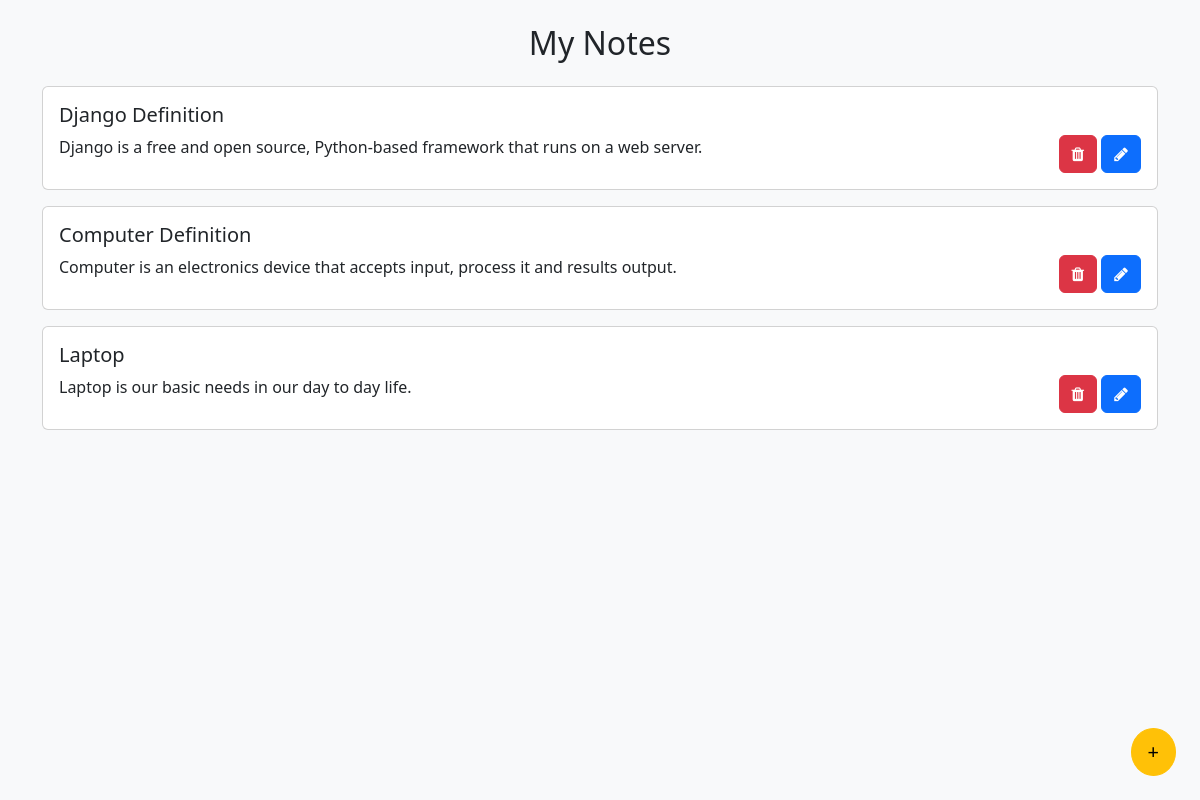
Before: / with the older database file.
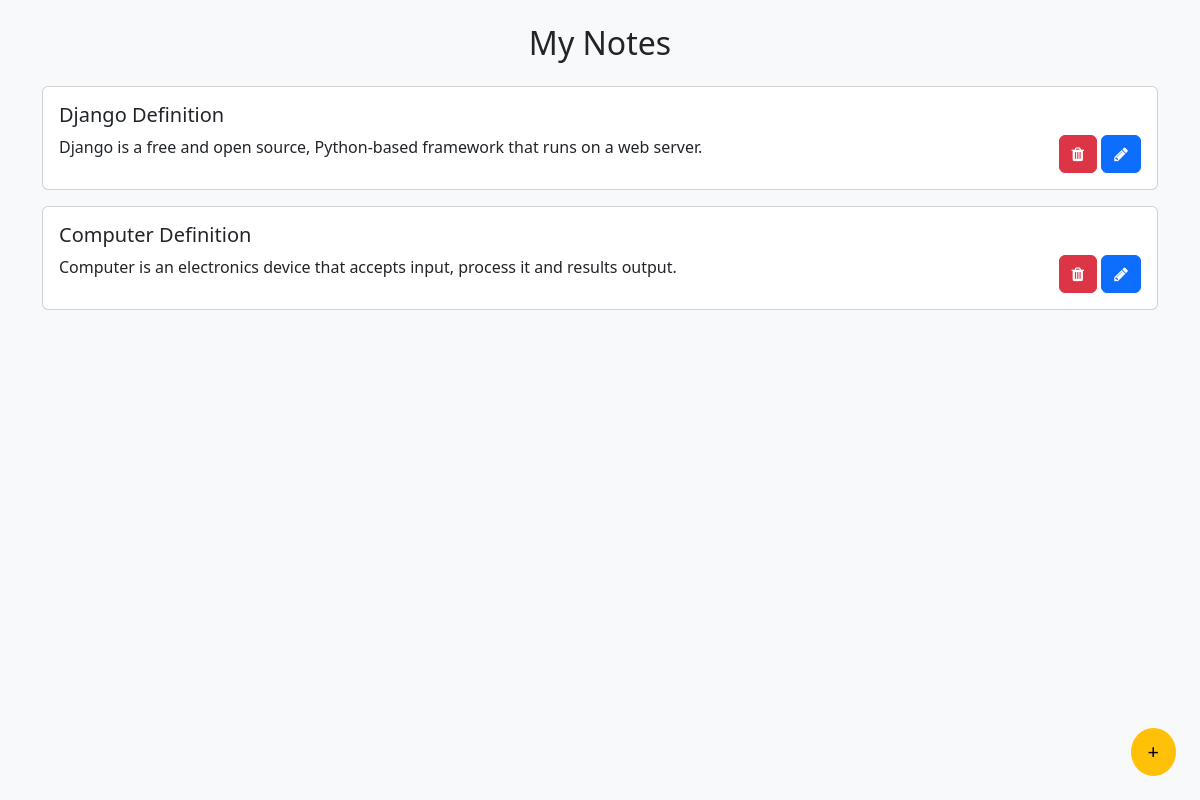
After: the same page with the newer database file.
### note/models.py (models this page shows, shortened)
class Note(models.Model):
    title = models.CharField(max_length=200)
    text = models.TextField()
    created_at = models.DateTimeField(auto_now_add=True)
    updated_at = models.DateTimeField(auto_now=True)

### noteapp/views.py (the view)
# urls.py: 2. Add a URL to urlpatterns:  path('', views.home, name='home')
def home(request):
    notes = Note.objects.all()
    context = {
        'notes': notes
    }
    return render(request, 'home.html', context)

### templates/home.html (shortened to what this page needs)
{% load static %}
<!DOCTYPE html>
<html lang="en">
<head>
  <link href="https://cdn.jsdelivr.net/npm/bootstrap@5.3.7/dist/css/bootstrap.min.css" rel="stylesheet">
    <link
      rel="stylesheet"
      href="https://cdnjs.cloudflare.com/ajax/libs/font-awesome/4.7.0/css/font-awesome.min.css"
    />
</head>
<body class="bg-light">
  <div class="container mt-4">
    <h2 class="text-center mb-4">My Notes</h2>
     {% for note in notes %}
    <div class="card mb-3">
      <div class="card-body">
        <h5 class="card-title">{{ note.title }}</h5>
        {{ note.text }}
        <span style="position: relative; float: right">
                <a href="{% url 'delete_note' note.pk %}" class="btn btn-danger"
                  ><i class="fa fa-trash"></i
                ></a>
                <a href="{% url 'edit_note' note.pk %}" class="btn btn-primary"
                  ><i class="fa fa-pencil"></i
                ></a>
              </span>
      </div>
    </div>
    {% endfor %}
  </div>
  <div class="position-fixed bottom-0 end-0 m-4">
    <a href="{% url 'add_note' %}" class="btn btn-warning btn-lg rounded-circle" title="Add Note">+</a>
  </div>
</body>
</html>

Changed rows visible on the page:
removed Note: title "Laptop", text "Laptop is our basic needs in our day to day life."
